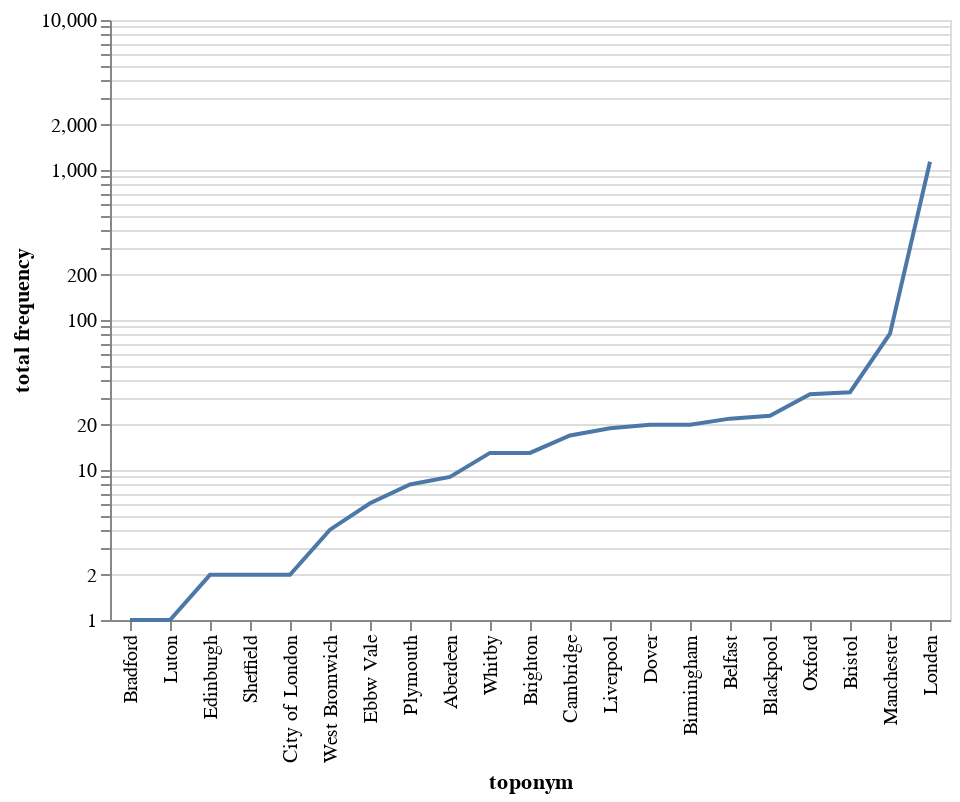

This figure's notebook cell:
### Code cell
# total frequency of uk toponyms
data = (
    most_common(
        toponym.xs('frequency', axis=1, level=1), 'places_uk')
    .stack(level=0)
    .rename_axis(['ranking', 'source'])
    .reset_index()
    .rename(columns={'count': 'frequency', 'label': 'toponym'})
)
alt.Chart(data).mark_line().encode(
    x=alt.X('toponym', sort='y'),
    y=alt.Y(
        'sum(frequency)',
        title='total frequency', 
        scale=alt.Scale(type='log')
    )
)

### Figure 1 — Vega-Lite specification as saved in the notebook (floating-point values rounded to 4 significant figures)
{"config": {"view": {"continuousWidth": 400, "continuousHeight": 300}}, "data": {"name": "data-7d67fdc62c79283b34c724a65bc80068"}, "mark": "line", "encoding": {"x": {"type": "nominal", "field": "toponym", "sort": "y"}, "y": {"type": "quantitative", "aggregate": "sum", "field": "frequency", "scale": {"type": "log"}, "title": "total frequency"}}, "$schema": "https://vega.github.io/schema/vega-lite/v4.0.2.json", "datasets": {"data-7d67fdc62c79283b34c724a65bc80068": [{"ranking": 0, "source": "leeuwarder_courant", "frequency": 122.0, "toponym": "Londen"}, {"ranking": 0, "source": "telegraaf", "frequency": 237.0, "toponym": "Londen"}, {"ranking": 0, "source": "trouw", "frequency": 317.0, "toponym": "Londen"}, {"ranking": 0, "source": "volkskrant", "frequency": 458.0, "toponym": "Londen"}, {"ranking": 1, "source": "leeuwarder_courant", "frequency": 12.0, "toponym": "Belfast"}, {"ranking": 1, "source": "telegraaf", "frequency": 23.0, "toponym": "Blackpool"}, {"ranking": 1, "source": "trouw", "frequency": 24.0, "toponym": "Manchester"}, {"ranking": 1, "source": "volkskrant", "frequency": 41.0, "toponym": "Manchester"}, {"ranking": 2, "source": "leeuwarder_courant", "frequency": 8.0, "toponym": "Manchester"}, {"ranking": 2, "source": "telegraaf", "frequency": 8.0, "toponym": "Manchester"}, {"ranking": 2, "source": "trouw", "frequency": 13.0, "toponym": "Whitby"}, {"ranking": 2, "source": "volkskrant", "frequency": 23.0, "toponym": "Oxford"}, {"ranking": 3, "source": "leeuwarder_courant", "frequency": 6.0, "toponym": "Ebbw Vale"}, {"ranking": 3, "source": "telegraaf", "frequency": 7.0, "toponym": "Aberdeen"}, {"ranking": 3, "source": "trouw", "frequency": 8.0, "toponym": "Cambridge"}, {"ranking": 3, "source": "volkskrant", "frequency": 23.0, "toponym": "Bristol"}, {"ranking": 4, "source": "leeuwarder_courant", "frequency": 3.0, "toponym": "Liverpool"}, {"ranking": 4, "source": "telegraaf", "frequency": 5.0, "toponym": "Liverpool"}, {"ranking": 4, "source": "trouw", "frequency": 8.0, "toponym": "Dover"}, {"ranking": 4, "source": "volkskrant", "frequency": 13.0, "toponym": "Brighton"}, {"ranking": 5, "source": "leeuwarder_courant", "frequency": 2.0, "toponym": "Edinburgh"}, {"ranking": 5, "source": "telegraaf", "frequency": 3.0, "toponym": "Belfast"}, {"ranking": 5, "source": "trouw", "frequency": 7.0, "toponym": "Bristol"}, {"ranking": 5, "source": "volkskrant", "frequency": 13.0, "toponym": "Birmingham"}, {"ranking": 6, "source": "leeuwarder_courant", "frequency": 2.0, "toponym": "Oxford"}, {"ranking": 6, "source": "telegraaf", "frequency": 3.0, "toponym": "Bristol"}, {"ranking": 6, "source": "trouw", "frequency": 7.0, "toponym": "Belfast"}, {"ranking": 6, "source": "volkskrant", "frequency": 12.0, "toponym": "Dover"}, {"ranking": 7, "source": "leeuwarder_courant", "frequency": 2.0, "toponym": "Aberdeen"}, {"ranking": 7, "source": "telegraaf", "frequency": 2.0, "toponym": "Sheffield"}, {"ranking": 7, "source": "trouw", "frequency": 7.0, "toponym": "Birmingham"}, {"ranking": 7, "source": "volkskrant", "frequency": 11.0, "toponym": "Liverpool"}, {"ranking": 8, "source": "leeuwarder_courant", "frequency": 1.0, "toponym": "Bradford"}, {"ranking": 8, "source": "telegraaf", "frequency": 2.0, "toponym": "City of London"}, {"ranking": 8, "source": "trouw", "frequency": 5.0, "toponym": "Oxford"}, {"ranking": 8, "source": "volkskrant", "frequency": 9.0, "toponym": "Cambridge"}, {"ranking": 9, "source": "leeuwarder_courant", "frequency": 1.0, "toponym": "Luton"}, {"ranking": 9, "source": "telegraaf", "frequency": 2.0, "toponym": "Oxford"}, {"ranking": 9, "source": "trouw", "frequency": 4.0, "toponym": "West Bromwich"}, {"ranking": 9, "source": "volkskrant", "frequency": 8.0, "toponym": "Plymouth"}]}}
